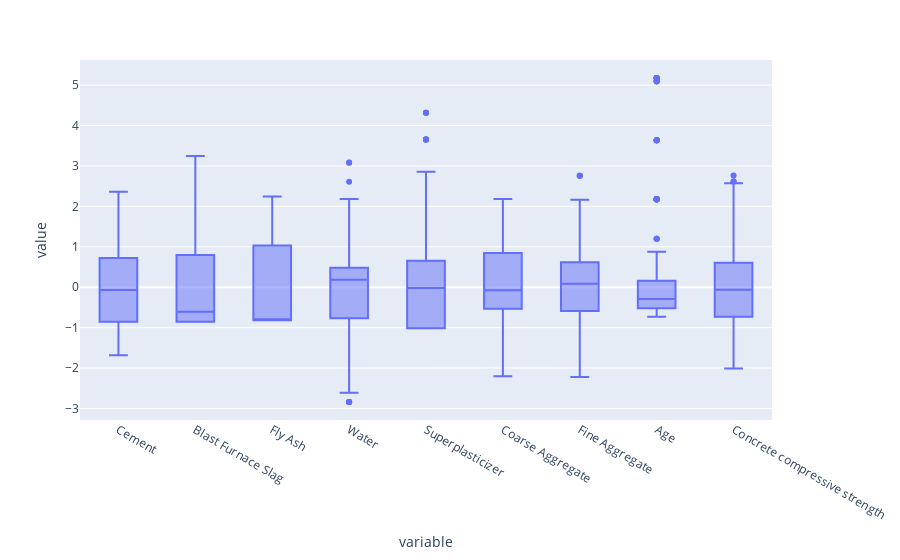

The notebook cell this image was saved under:
### Code cell
fig = px.box(df_scaled)
fig.show()

### Figure 1 — Plotly figure (JSON) as saved in the notebook; plotly's stock layout.template omitted (floating-point values rounded to 4 significant figures; data arrays with more than 128 entries replaced by an {"elided": "..."} marker saying what was removed)
{"data": [{"alignmentgroup": "True", "hovertemplate": "variable=%{x}<br>value=%{y}<extra></extra>", "legendgroup": "", "marker": {"color": "#636efa"}, "name": "", "notched": false, "offsetgroup": "", "orientation": "v", "showlegend": false, "type": "box", "x": {"elided": "6489 str values"}, "x0": " ", "xaxis": "x", "y": {"elided": "6489 float values"}, "y0": " ", "yaxis": "y"}], "layout": {"boxmode": "group", "legend": {"tracegroupgap": 0}, "margin": {"t": 60}, "xaxis": {"anchor": "y", "domain": [0, 1], "title": {"text": "variable"}}, "yaxis": {"anchor": "x", "domain": [0, 1], "title": {"text": "value"}}}}
